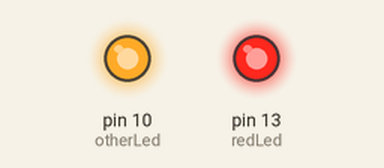
Simulated run of this sketch. Board: Arduino Uno, built with avr-gcc and run on an emulated ATmega328P. Parts: output pins drawn as LEDs (lit = HIGH).

Above: at 1.08 s.
At 3.7 s:
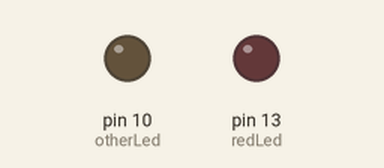
Timing chart, 0 to 5.4 s (numbered marks = the images above):
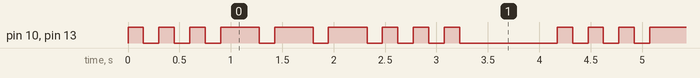

Measured:
- by itself, pin 10 (otherLed), pin 13 (redLed): repeats every 4.2 s: 2 × (LOW 0.15 s, HIGH 0.15 s), 3 × (LOW 0.15 s, HIGH 0.38 s), 3 × (LOW 0.15 s, HIGH 0.15 s), LOW 0.95 s, HIGH 0.15 s
- by itself, everything shown: repeats every 4.2 s, in 18 steps

The sketch:

onboardSOS_V4.ino
```cpp
//basic sketch to manipulate the onboard LED on the Circuit Playground
//expanded to demonstrate using a transistor to switch single color 12 volt LED strip on pin 10
//expanded to demonstrate using functions
//makes pin 13 blink SOS
//makes pin 10 blink SOS
//written by David Crittenden 2/22

uint8_t redLed = 13;
uint8_t otherLed = 10;
int shortWait = 150;
int longWait = 375;
int extraLongWait = 800;

void setup()
{
  pinMode (redLed, OUTPUT);//initialize pin 13 as an output
  pinMode (otherLed, OUTPUT);//initialize pin 10 as an output
}

void loop()
{
  dot(3);
  dash(3);
  dot(3);

  //wait between cycles
  delay (extraLongWait);
}

void dot(uint8_t howMany)
{
  for (uint8_t i = 0; i < howMany; i++)
  {
    digitalWrite(redLed, HIGH);
    digitalWrite(otherLed, HIGH);
    delay (shortWait);
    digitalWrite(redLed, LOW);
    digitalWrite(otherLed, LOW);
    delay (shortWait);
  }
}
void dash(uint8_t howMany)
{
  for (uint8_t i = 0; i < howMany; i++)
  {
    digitalWrite(redLed, HIGH);
    digitalWrite(otherLed, HIGH);
    delay (longWait);
    digitalWrite(redLed, LOW);
    digitalWrite(otherLed, LOW);
    delay (shortWait);
  }
}
```
